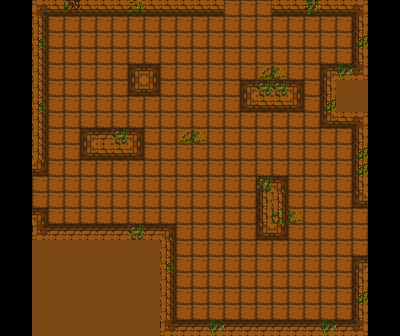

A 2D game scene composited from a Tiled map and its tileset images. What follows is a short description and the map's XML, with each tile layer's data collapsed to a summary:
An orthogonal 25x21 tile map with 16x16 px tiles, 2 tile layers (Kachelebene 1, top) and 7 objects (3x exit, 3x enemy_area, chest).

<map version="1.0" orientation="orthogonal" renderorder="right-down" width="25" height="21" tilewidth="16" tileheight="16" nextobjectid="82">
 <tileset firstgid="1" name="tileset.png" tilewidth="16" tileheight="16" tilecount="140" columns="28">
  <image source="../images/tileset.png" width="448" height="80" />
 </tileset>
 <layer name="Kachelebene 1" width="25" height="21">
  <properties>
   <property name="tileset" value="tileset.png" />
  </properties>
  <data>[525 cells, 525 non-empty, 15 distinct tile ids]</data>
 </layer>
 <objectgroup name="objects">
  <object id="73" name="exit_east" type="exit" x="352" y="208" width="16" height="48">
   <properties>
    <property name="direction" value="east" />
   </properties>
  </object>
  <object id="75" name="exit_north" type="exit" x="224" y="0" width="48" height="16">
   <properties>
    <property name="direction" value="north" />
   </properties>
  </object>
  <object id="76" name="exit_west" type="exit" x="32" y="176" width="16" height="32">
   <properties>
    <property name="direction" value="west" />
   </properties>
  </object>
  <object id="81" name="chest" type="chest" x="208" y="144" width="16" height="16" />
 </objectgroup>
 <objectgroup name="enemies">
  <object id="77" name="enemy_area" type="enemy_area" x="64" y="32" width="64" height="80" />
  <object id="79" name="enemy_area" type="enemy_area" x="160" y="64" width="80" height="144" />
  <object id="80" name="enemy_area" type="enemy_area" x="192" y="256" width="144" height="48" />
 </objectgroup>
 <layer name="top" width="25" height="21">
  <properties>
   <property name="tileset" value="tileset.png" />
  </properties>
  <data>[525 cells, 25 non-empty, 5 distinct tile ids]</data>
 </layer>
</map>
